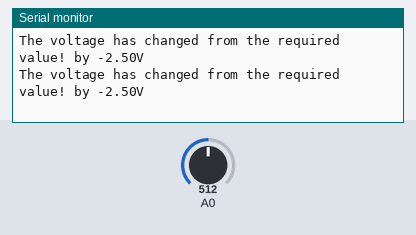
Recording of a sketch running on a simulated Arduino Uno, built with avr-gcc and run on an emulated ATmega328P. Parts: the last lines printed to the serial monitor. The inputs (shaded band) are chosen by the test bench; at power-on: A0 = 512.

Above: at 1.2 s.
1.3 s: A0 set to 716
At 1.38 s:
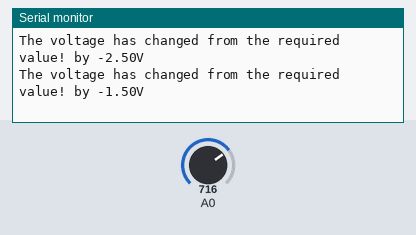
4.3 s: A0 set to 900
At 4.31 s:
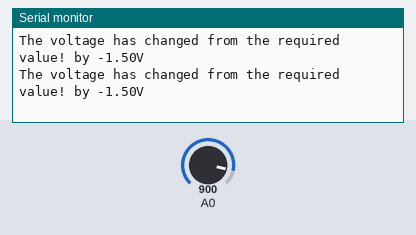
Timing chart, 0 to 7.3 s (numbered marks = the images above; inputs shaded):
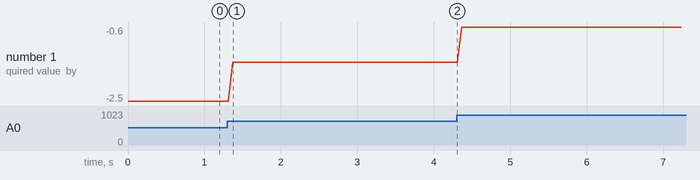

Measured:
- after the input at 1.3 s, the serial monitor: prints a new line after 0.07 s (image 1)
- plotted number 1: -2.5 → -1.5 after the input at 1.3 s, -1.5 → -0.6 after the input at 4.3 s

The sketch:

testingcode.ino
```cpp
const float REQUIRED_VOLTAGE = 5.0;
const float TOLERANCE = 0.2;

void setup() {
  // initialize serial communication
  Serial.begin(9600);
}

void loop() {
  // read the voltage from the external source
  float voltage = readVoltage();

  // check if the voltage is within the required range
  if (voltage < REQUIRED_VOLTAGE - TOLERANCE || voltage > REQUIRED_VOLTAGE + TOLERANCE) {
    // notify the user if the voltage is outside the required range and by how much
    Serial.println("The voltage has changed from the required value! by " + String(voltage - REQUIRED_VOLTAGE) + "V");
  }
}

float readVoltage() {
  // read the input on analog pin 0
  float sensorValue = analogRead(0);

  // convert the analog reading (which goes from 0 - 1023) to a voltage (0 - 5V):
  float voltage = sensorValue * (5.0 / 1023.0);

  return voltage;
}
```
